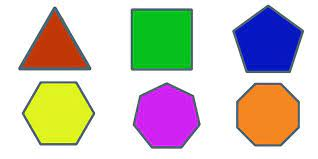
#> input picture imagens/poligonos.jpg, 318 x 159 px, given in place of the camera
$ python cv_phy_detec_class.py
#> lines starting #> are read from the running program, lines starting #| are printed output that depends on the picture
import numpy as np
import pandas as pd
import cv2
from PIL import Image
import matplotlib.pyplot as plt
from matplotlib import animation

array_colors_h = [0, 0, 0]

array_colors = ['Red', 'Blue', 'Yellow']

lower_range_r = np.array([0, 0, 0])
upper_range_r = np.array([0, 0, 0])
lower_range_b = np.array([0, 0, 0])
upper_range_b = np.array([0, 0, 0])
lower_range_y = np.array([0, 0, 0])
upper_range_y = np.array([0, 0, 0])

def plotar_grafico(colors, heights):
    df = pd.DataFrame(heights, index=colors)
    fig, ax = plt.subplots(figsize=(7, 5))
    g = ax.bar(colors, heights, width=0.25, color=array_colors)
    ax.grid()
    ax.set_title('Bar Height x Color', fontsize=20)
    ax.set_ylabel('Height (cm)', fontsize=14)
    ax.set_xlabel('Color', fontsize=14)
    ax.set_frame_on(True)
    ax.tick_params(axis='both', which='both', length=0)
    ax.bar_label(g, fmt='{:,.2f}', padding = 3)
    plt.show()

def nothing(x):
    pass

def setup_color():
    #ip = "https:/192.168.0.26:8080/video"
    ip = "https:/192.168.0.101:8080/video"

    video = cv2.VideoCapture()

    video.open(ip)

    ###

    cv2.namedWindow('SETUP_COLOR')

    cv2.createTrackbar('H Lower','SETUP_COLOR',0,179,nothing)
    cv2.createTrackbar('S Lower','SETUP_COLOR',0,255,nothing)
    cv2.createTrackbar('V Lower','SETUP_COLOR',0,255,nothing)
    cv2.createTrackbar('H Higher','SETUP_COLOR',179,179,nothing)
    cv2.createTrackbar('S Higher','SETUP_COLOR',255,255,nothing)
    cv2.createTrackbar('V Higher','SETUP_COLOR',255,255,nothing)

    while(1):
        _,img = video.read()
#> img is the input picture: shape (159, 318, 3); mean B, G, R 190.8, 199.6, 205
        img = cv2.flip(img,1)
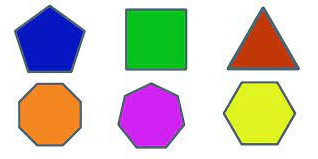
#> img: shape (159, 318, 3); mean B, G, R 190.8, 199.6, 205
        img = cv2.resize(img, (300, 500))
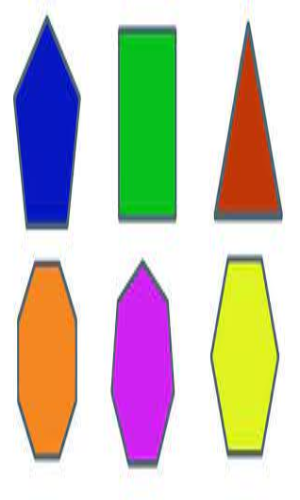
#> img: shape (500, 300, 3); mean B, G, R 190.7, 199.6, 204.9

        hsv = cv2.cvtColor(img, cv2.COLOR_BGR2HSV)
#> hsv: shape (500, 300, 3); mean H, S, V 47.9, 82.9, 233.3

        hL = cv2.getTrackbarPos('H Lower','SETUP_COLOR')
        hH = cv2.getTrackbarPos('H Higher','SETUP_COLOR')
        sL = cv2.getTrackbarPos('S Lower','SETUP_COLOR')
        sH = cv2.getTrackbarPos('S Higher','SETUP_COLOR')
        vL = cv2.getTrackbarPos('V Lower','SETUP_COLOR')
        vH = cv2.getTrackbarPos('V Higher','SETUP_COLOR')

        lowerRegion = np.array([hL,sL,vL],np.uint8)
        upperRegion = np.array([hH,sH,vH],np.uint8)

        redObject = cv2.inRange(hsv,lowerRegion,upperRegion)
#> redObject: shape (500, 300); every value is 255

        kernal = np.ones((1,1),"uint8")

        red = cv2.morphologyEx(redObject,cv2.MORPH_OPEN,kernal)
        red = cv2.dilate(red,kernal,iterations=1)

        res1=cv2.bitwise_and(img, img, mask = red)

        cv2.imshow("SETUP_COLOR",res1)

        if cv2.waitKey(10) & 0xFF == ord('q'): #Enter
#> (key q is pressed here)
            video.release()
            cv2.destroyAllWindows()
            break
    return (lowerRegion, upperRegion)

lower_range_r, upper_range_r = setup_color()

lower_range_b, upper_range_b = setup_color()
#> (key Esc is pressed here)
#> lower_range_b = [0, 0, 0]; upper_range_b = [179, 255, 255]

lower_range_y, upper_range_y = setup_color()

#Utilizando a câmera do smartphone e o App IP Webcan

#ip = "https:/192.168.0.26:8080/video"
ip = "https:/192.168.0.101:8080/video"

video = cv2.VideoCapture()

video.open(ip)

try:
    while(True):
        captura_ok, frame = video.read()
        if captura_ok:

            frame = cv2.resize(frame, (300, 500))

            hsv_frame = cv2.cvtColor(frame, cv2.COLOR_BGR2HSV)

            #

            mask_r = cv2.inRange(hsv_frame, lower_range_r, upper_range_r)

            mask_border_r = Image.fromarray(mask_r)

            bbox_r = mask_border_r.getbbox()

            #

            mask_b = cv2.inRange(hsv_frame, lower_range_b, upper_range_b)

            mask_border_b = Image.fromarray(mask_b)

            bbox_b = mask_border_b.getbbox()

            #

            mask_y = cv2.inRange(hsv_frame, lower_range_y, upper_range_y)

            mask_border_y = Image.fromarray(mask_y)

            bbox_y = mask_border_y.getbbox()

            #

            dictionary = cv2.aruco.getPredefinedDictionary(cv2.aruco.DICT_5X5_50)
            parameters = cv2.aruco.DetectorParameters()
            detector_2 = cv2.aruco.ArucoDetector(dictionary, parameters)

            corners, _, _ = detector_2.detectMarkers(frame)

            if corners:
                int_corners = np.intp(corners)
                print(int_corners)
                cv2.polylines(frame, int_corners, True, (0, 255, 0), 3)

                # Aruco Perimeter
                # A imagem capturada deve conter o QR Code para rodar
                aruco_perimeter = cv2.arcLength(corners[0],True)

                # Pixel to cm ratio
                pixel_cm_ratio = aruco_perimeter / 20

                if bbox_r is not None:
                    x1, y1, x2, y2 = bbox_r
                    frame = cv2.rectangle(frame, (x1, y1), (x2, y2), (0, 0, 255), 2)

                    w = x2 - x1
                    h = y2 - y1
                    object_width = w / pixel_cm_ratio
                    object_height = h / pixel_cm_ratio

                    array_colors_h[0] = float(object_height)

                    #cv2.putText(frame, "W {} cm".format(round(object_width, 1)), (int(x1), int(y1 - 30)),
                    #                cv2.FONT_HERSHEY_PLAIN, 1, (0, 0, 255), 2)
                    cv2.putText(frame, "{}".format(round(object_height, 2)), (int(x1), int(y1 - 15)),
                                    cv2.FONT_HERSHEY_PLAIN, 1, (0, 0, 255), 2)

                if bbox_b is not None:
                    x1, y1, x2, y2 = bbox_b
                    frame = cv2.rectangle(frame, (x1, y1), (x2, y2), (255, 0, 0), 2)

                    w = x2 - x1
                    h = y2 - y1
                    object_width = w / pixel_cm_ratio
                    object_height = h / pixel_cm_ratio

                    array_colors_h[1] = float(object_height)

                    #cv2.putText(frame, "W {} cm".format(round(object_width, 1)), (int(x1), int(y1 - 30)),
                    #            cv2.FONT_HERSHEY_PLAIN, 1, (255, 0, 0), 2)
                    cv2.putText(frame, "{}".format(round(object_height, 2)), (int(x1), int(y1 - 15)),
                                cv2.FONT_HERSHEY_PLAIN, 1, (255, 0, 0), 2)

                if bbox_y is not None:
                    x1, y1, x2, y2 = bbox_y
                    frame = cv2.rectangle(frame, (x1, y1), (x2, y2), (0, 255, 255), 2)

                    w = x2 - x1
                    h = y2 - y1
                    object_width = w / pixel_cm_ratio
                    object_height = h / pixel_cm_ratio

                    array_colors_h[2] = float(object_height)

                    # cv2.putText(frame, "W {} cm".format(round(object_width, 1)), (int(x1), int(y1 - 30)),
                    #             cv2.FONT_HERSHEY_PLAIN, 1, (0, 255, 255), 2)
                    cv2.putText(frame, "{}".format(round(object_height, 2)), (int(x1), int(y1 - 15)),
                                cv2.FONT_HERSHEY_PLAIN, 1, (0, 255, 255), 2)

            cv2.imshow("Video da Webcam", frame)

            key = cv2.waitKey(1)
            if key == 27: #Esc
                plotar_grafico(array_colors, array_colors_h)
                break

except KeyboardInterrupt:
    video.release()
    cv2.destroyAllWindows()
    print("Interrompido")
